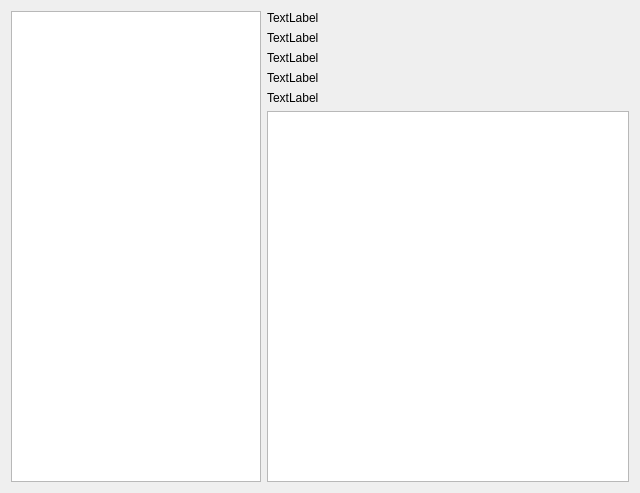
<?xml version="1.0" encoding="UTF-8"?>
<ui version="4.0">
 <class>Form</class>
 <widget class="QWidget" name="Form">
  <property name="geometry">
   <rect>
    <x>0</x>
    <y>0</y>
    <width>640</width>
    <height>493</height>
   </rect>
  </property>
  <property name="windowTitle">
   <string>Form</string>
  </property>
  <layout class="QVBoxLayout" name="verticalLayout_2">
   <item>
    <layout class="QHBoxLayout" name="horizontalLayout">
     <item>
      <widget class="QTreeView" name="treeView">
       <property name="maximumSize">
        <size>
         <width>250</width>
         <height>16777215</height>
        </size>
       </property>
       <property name="editTriggers">
        <set>QAbstractItemView::NoEditTriggers</set>
       </property>
       <attribute name="headerVisible">
        <bool>false</bool>
       </attribute>
      </widget>
     </item>
     <item>
      <layout class="QVBoxLayout" name="verticalLayout">
       <item>
        <widget class="QLabel" name="label">
         <property name="text">
          <string>TextLabel</string>
         </property>
        </widget>
       </item>
       <item>
        <widget class="QLabel" name="label_2">
         <property name="text">
          <string>TextLabel</string>
         </property>
        </widget>
       </item>
       <item>
        <widget class="QLabel" name="label_3">
         <property name="text">
          <string>TextLabel</string>
         </property>
        </widget>
       </item>
       <item>
        <widget class="QLabel" name="label_4">
         <property name="text">
          <string>TextLabel</string>
         </property>
        </widget>
       </item>
       <item>
        <widget class="QLabel" name="label_5">
         <property name="text">
          <string>TextLabel</string>
         </property>
        </widget>
       </item>
       <item>
        <widget class="QTextEdit" name="textEdit"/>
       </item>
      </layout>
     </item>
    </layout>
   </item>
  </layout>
 </widget>
 <resources/>
 <connections/>
</ui>
